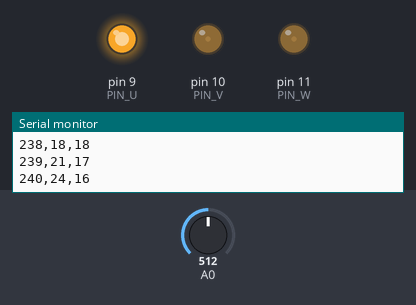
Recording of a sketch running on a simulated Arduino Uno, built with avr-gcc and run on an emulated ATmega328P. Shown: output pins drawn as LEDs (lit = HIGH), the last lines printed to the serial monitor. Inputs (shaded band) come from the test bench; at power-on: A0 = 512.

Above: at 1.2 s.
1.3 s: A0 set to 122
At 2.3 s:
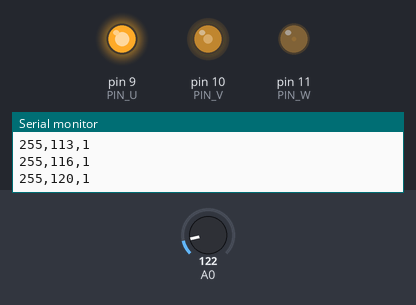
4.3 s: A0 set to 306
7.3 s: A0 set to 0
At 7.3 s:
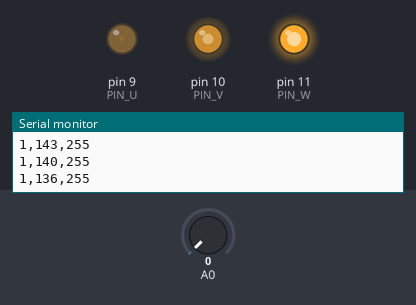
8.8 s: A0 set to 511
At 9.56 s:
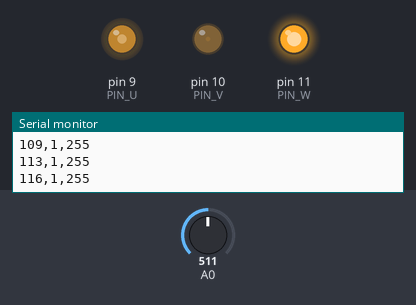
Timing chart, 0 to 15.8 s (numbered marks = the images above; inputs shaded):
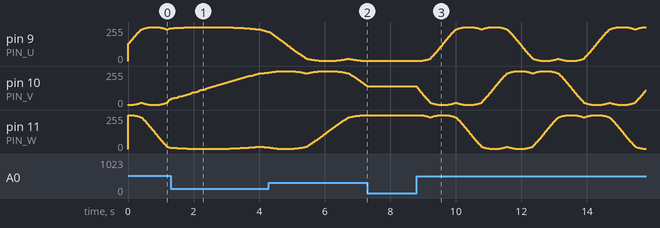

Measured:
- after the input at 7.3 s, pin 9 (PIN_U): stays 1/255 (without the input it goes to 2/255 after 0.21 s); pin 10 (PIN_V): stops changing and stays 140/255; pin 11 (PIN_W): stops changing and stays 255/255

The sketch:

SVPWM.ino
```cpp
// Open Loop SVPWM test
#define PIN_U 9
#define PIN_V 10
#define PIN_W 11

#define sineArraySize 360
const uint8_t pwmArray[sineArraySize] = {128, 132, 136, 140, 143, 147, 151, 155, 159, 162, 166, 170, 174, 178, 181, 185, 189, 192, 196, 200, 203, 207, 211, 214, 218, 221, 225, 228, 232, 235, 238, 239, 240, 241, 242, 243, 244, 245, 246, 247, 248, 248, 249, 250, 250, 251, 252, 252, 253, 253, 253, 254, 254, 254, 255, 255, 255, 255, 255, 255, 255, 255, 255, 255, 255, 255, 255, 254, 254, 254, 253, 253, 253, 252, 252, 251, 250, 250, 249, 248, 248, 247, 246, 245, 244, 243, 242, 241, 240, 239, 238, 239, 240, 241, 242, 243, 244, 245, 246, 247, 248, 248, 249, 250, 250, 251, 252, 252, 253, 253, 253, 254, 254, 254, 255, 255, 255, 255, 255, 255, 255, 255, 255, 255, 255, 255, 255, 254, 254, 254, 253, 253, 253, 252, 252, 251, 250, 250, 249, 248, 248, 247, 246, 245, 244, 243, 242, 241, 240, 239, 238, 235, 232, 228, 225, 221, 218, 214, 211, 207, 203, 200, 196, 192, 189, 185, 181, 178, 174, 170, 166, 162, 159, 155, 151, 147, 143, 140, 136, 132, 128, 124, 120, 116, 113, 109, 105, 101, 97, 94, 90, 86, 82, 78, 75, 71, 67, 64, 60, 56, 53, 49, 45, 42, 38, 35, 31, 28, 24, 21, 18, 17, 16, 15, 14, 13, 12, 11, 10, 9, 8, 8, 7, 6, 6, 5, 4, 4, 3, 3, 3, 2, 2, 2, 1, 1, 1, 1, 1, 1, 1, 1, 1, 1, 1, 1, 1, 2, 2, 2, 3, 3, 3, 4, 4, 5, 6, 6, 7, 8, 8, 9, 10, 11, 12, 13, 14, 15, 16, 17, 18, 17, 16, 15, 14, 13, 12, 11, 10, 9, 8, 8, 7, 6, 6, 5, 4, 4, 3, 3, 3, 2, 2, 2, 1, 1, 1, 1, 1, 1, 1, 1, 1, 1, 1, 1, 1, 2, 2, 2, 3, 3, 3, 4, 4, 5, 6, 6, 7, 8, 8, 9, 10, 11, 12, 13, 14, 15, 16, 17, 18, 21, 24, 28, 31, 35, 38, 42, 45, 49, 53, 56, 60, 64, 67, 71, 75, 78, 82, 86, 90, 94, 97, 101, 105, 109, 113, 116, 120, 124};
/* 2048 bits array
#define sineArraySize 256
const uint8_t pwmArray[sineArraySize] = {128, 132, 137, 142, 146, 151, 156, 160, 165, 169, 174, 179, 183, 188, 192, 196, 201, 205, 209, 214, 218, 222, 224, 225, 227, 228, 229, 230, 231, 232, 233, 233, 234, 235, 235, 236, 236, 237, 237, 237, 238, 238, 238, 238, 238, 238, 238, 237, 237, 237, 236, 236, 235, 234, 234, 233, 232, 231, 230, 229, 228, 227, 226, 224, 223, 225, 226, 227, 228, 229, 230, 231, 232, 233, 234, 234, 235, 236, 236, 237, 237, 237, 238, 238, 238, 238, 238, 238, 238, 237, 237, 237, 236, 236, 235, 235, 234, 233, 233, 232, 231, 230, 229, 228, 226, 225, 224, 221, 217, 213, 209, 204, 200, 196, 191, 187, 182, 178, 173, 169, 164, 160, 155, 150, 146, 141, 136, 132, 127, 122, 117, 113, 108, 103, 99, 94, 89, 85, 80, 76, 71, 67, 62, 58, 54, 49, 45, 41, 37, 33, 31, 29, 28, 27, 26, 25, 24, 23, 22, 21, 21, 20, 19, 19, 18, 18, 18, 17, 17, 17, 17, 17, 17, 17, 17, 18, 18, 18, 19, 19, 20, 21, 21, 22, 23, 24, 25, 26, 27, 28, 30, 31, 32, 30, 29, 28, 27, 26, 25, 24, 23, 22, 21, 20, 20, 19, 19, 18, 18, 18, 17, 17, 17, 17, 17, 17, 17, 18, 18, 18, 19, 19, 20, 20, 21, 22, 23, 23, 24, 25, 26, 28, 29, 30, 31, 34, 38, 43, 47, 51, 55, 60, 64, 69, 73, 78, 82, 87, 91, 96, 101, 105, 110, 115, 119, 124};
*/
uint8_t svpwm(int angle);

float direction = 1;  // direction -1/+1
int idx = 0;        // angle idx
uint32_t t_prev;

void setup(){
  pinMode(PIN_U,OUTPUT);
  pinMode(PIN_V,OUTPUT);
  pinMode(PIN_W,OUTPUT);

  pinMode(A0,INPUT);

  Serial.begin(115200);
}
void loop()
{
  float omega = analogRead(A0);
  direction = 1;

  double dt=(1000)*TWO_PI/omega;

  if(millis()-t_prev>dt){
    analogWrite(PIN_U,svpwm(idx));
    analogWrite(PIN_V,svpwm(idx-120));
    analogWrite(PIN_W,svpwm(idx+120));

    idx=idx+direction;

    idx = idx % 360;
    if (idx < 0)
      idx += 360;

    t_prev=millis();

    Serial.print(svpwm(idx));
    Serial.print(",");
    Serial.print(svpwm(idx-120));
    Serial.print(",");
    Serial.println(svpwm(idx+120));
  }
}

// fast svpwm reference table
uint8_t svpwm(int angle){
    angle = angle % sineArraySize;
    if (angle < 0)
        angle += sineArraySize;
    return pwmArray[angle];
}
```
